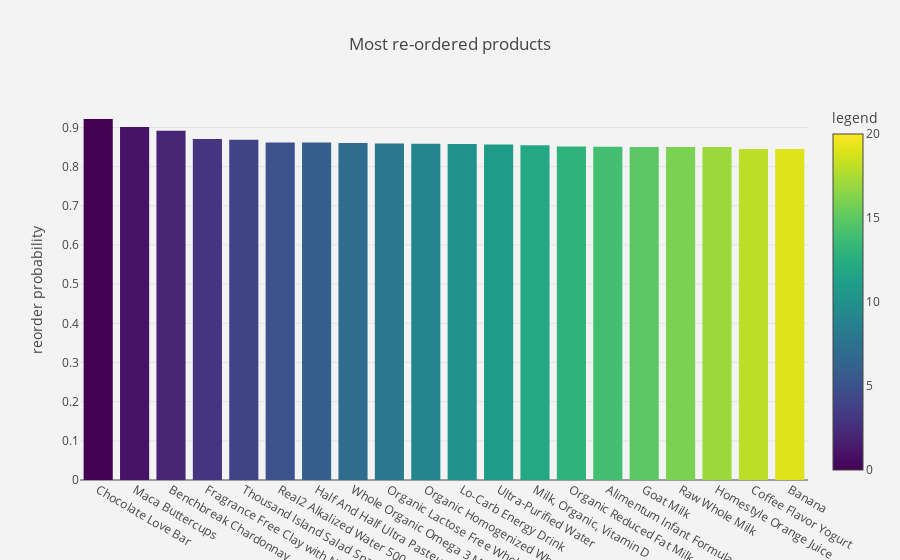

The notebook cell this image was saved under:
### Markdown cell above
# Which are the most re-ordered products?

### Code cell
combined = order_products.groupby("product_id")["reordered"].aggregate({'reorder_sum': sum,'reorder_total': 'count'}).reset_index()
combined['reorder_prob'] = combined['reorder_sum'] / combined['reorder_total']
combined = pd.merge(combined, products[['product_id', 'product_name']], how='left', on=['product_id'])
combined = combined[combined.reorder_total > 100].sort_values(['reorder_prob'], ascending=False)[:20]
combined  = combined.groupby(['product_name']).sum()['reorder_prob'].sort_values(ascending=False)

bar_chart(combined, "Most re-ordered products", '', 'reorder probability', 20)

### Figure 1 — Plotly figure (JSON) as saved in the notebook; plotly's stock layout.template omitted (floating-point values rounded to 4 significant figures)
{"data": [{"marker": {"cmax": 20, "cmin": 0, "color": [0, 1, 2, 3, 4, 5, 6, 7, 8, 9, 10, 11, 12, 13, 14, 15, 16, 17, 18, 19], "colorbar": {"title": "legend"}, "colorscale": "Viridis"}, "type": "bar", "uid": "2f561107-925d-496d-b171-49ac394e3384", "x": ["Chocolate Love Bar", "Maca Buttercups", "Benchbreak Chardonnay", "Fragrance Free Clay with Natural Odor Eliminator Cat Litter", "Thousand Island Salad Snax", "Real2 Alkalized Water 500 ml", "Half And Half Ultra Pasteurized", "Whole Organic Omega 3 Milk", "Organic Lactose Free Whole Milk", "Organic Homogenized Whole Milk", "Lo-Carb Energy Drink", "Ultra-Purified Water", "Milk, Organic, Vitamin D", "Organic Reduced Fat Milk", "Alimentum Infant Formula", "Goat Milk", "Raw Whole Milk", "Homestyle Orange Juice", "Coffee Flavor Yogurt", "Banana"], "y": [0.9216, 0.901, 0.8919, 0.8702, 0.8684, 0.8618, 0.8615, 0.86, 0.8593, 0.8585, 0.858, 0.8568, 0.8545, 0.8511, 0.8509, 0.8501, 0.85, 0.8498, 0.8448, 0.8447]}], "layout": {"paper_bgcolor": "rgb(243,243,243)", "plot_bgcolor": "rgb(243,243,243)", "title": "Most re-ordered products", "xaxis": {"title": ""}, "yaxis": {"title": "reorder probability"}}}
